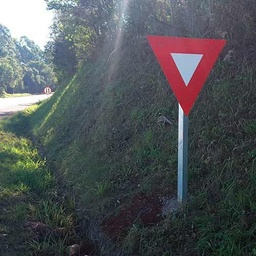
#> input picture Dataset-modificado/02.jpg, 256 x 256 px, shrunk from 500 x 500 before the run; its folder holds only this picture in this run
$ jupyter execute 'Modificação - Implementação.ipynb'
#> lines starting #> are read from the running program, lines starting #| are printed output that depends on the picture; after the words box and inside, x2 and y2 are one past the last pixel; in counts of white or black regions, pixels touching at a corner belong together
<h1>Implementação - Modificação do projeto "Processamento Digital de Imagens Aplicado a Identificação Automática de Placas de Trânsito"</h1>

Esta é a modificação proposta para a implementação do projeto "Processamento Digital de Imagens Aplicado a Identificação Automática de Placas de Trânsito", disponível em: http://ojs.unirg.edu.br/index.php/1/article/view/2280

O artigo foi utilizado como referência para o desenvolvimento deste projeto.

[cell 1]
import imageio
import matplotlib.pyplot as plt
import matplotlib.pyplot as pp
import matplotlib.patches as patches
import numpy as np
import cv2
import os
import math

from collections import deque
from skimage import data
from skimage.color import rgb2hsv
from skimage import filters
from skimage import exposure
from skimage import color, img_as_float
from skimage import measure

<h1>Primeira etapa</h1>

Ao  início  do  algoritmo,  é  lida  a  imagem  de  entrada  (no  espaço  de  cores  padrão RGB), em que se quer verificar a existência de uma placa de parada obrigatória.

[cell 2]
path = os.path.join(os.getcwd(), 'Dataset-modificado')
print(path)

[cell 3]
data_set = []
gray_data_set = []

for caminho, d, file in os.walk(path):
    for filename in file:

        img = cv2.imread(os.path.join(caminho,filename))
#> img is the input picture: shape (256, 256, 3); mean B, G, R 87.2, 84.1, 79.9
        gray = cv2.cvtColor(img,cv2.COLOR_BGR2GRAY)
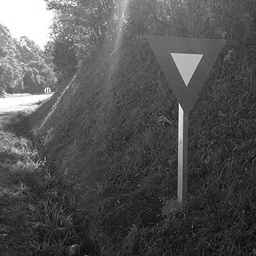
#> gray: shape (256, 256); min 4, max 255, mean 83.2

        data_set.append(img)
        gray_data_set.append(gray)

<h1>Segunda etapa</h1>

Para  a  detecção  de  uma  placa  de  pare,  primeiramente  é  feita  a  separação  dos objetos  em  vermelho  do  restante  da  imagem. Esta  tarefa  é  realizada  convertendo  a imagem  para  o  espaço  de  cores  HSV (função rgb2hsv). Busca-se  por pixels com valores de matiz (hue) 10% mais próximos às extremidades iniciais e finais do conjunto possível de valores representados nesta banda (a matiz armazena as variações cromáticas  da  imagem  de  entrada  com  valores  compreendidos  entre  0  e 1) e com  um valor  de  saturação acima  de 50% (pois procura-se por cores mais puras). Isto  gera  uma máscara que é aplicada à imagem original separando os objetos com cor predominantemente vermelha dos demais objetos presentes na  imagem.

[cell 4]
def red_detection(img):
    img_hsv = cv2.cvtColor(img, cv2.COLOR_BGR2HSV)

    ## Gen lower mask (0-5) and upper mask (175-180) of RED
    mask1 = cv2.inRange(img_hsv, (0,50,20), (5,255,255))
    mask2 = cv2.inRange(img_hsv, (175,50,20), (180,255,255))

    ## Merge the mask and crop the red regions
    mask = cv2.bitwise_or(mask1, mask2 )
    croped = cv2.bitwise_and(img, img, mask=mask)

    return mask, croped

Para finalizar, somente são considerados objetos com dimensão de, no mínimo, 10% do tamanho total da imagem. Qualquer objeto detectado, com dimensão inferior a 10% da dimensão da imagem de entrada, é descartado pela chamada da função bwareaopen.

[cell 5]
def dimension10(mask,img):
    blur = cv2.blur(mask,(4,4))
    mask = cv2.threshold(blur, 175 , 250, cv2.THRESH_BINARY)
    mask = mask[1]
    croped = cv2.bitwise_and(img, img, mask=mask)

    return mask, croped

<h1>Terceira Etapa</h1>

Após segmentar um objeto vermelho da imagem, onde uma possível placa de pare estará,  a  imagem  passa  por  um  processo  de detecção  de  bordas  pela  máscara  de gradiente  binário  nesta  imagem  segmentada,  utilizando  o  filtro  de  Sobel  aplicado  com  o auxílio de funções do software.

[cell 6]
def edge(croped):
    edges = cv2.Canny(croped,100,200)

    return edges

Depois  da  aplicação  do  filtro  de Sobel,  é  possível  que  bordas  do mesmo  objeto fiquem  desconectadas.  Então  a  imagem  gerada  é dilatada  para  realizar  a  junção  de bordas de um mesmo objeto. Essa dilatação é feita através da função imdilate do Matlab.

[cell 7]
def sobel(edges):
    kernel = np.ones((3,3),np.uint8)
    dilate = cv2.dilate(edges,kernel,iterations = 1)

    return dilate

<h1>Quarta Etapa</h1>

Como  o  propósito  do  algoritmo  é  detectar  apenas  as  bordas  externas  de  uma possível  placa,  ao  resultado  do  processo  anterior,  é  aplicado outro  operador morfológico para  preencher  o  interior de  objetos conectados  (função imfill), resultando  em  uma imagem  onde todos  os objetos  com  bordas  externas  conectadas  estão  totalmente preenchidos.

[cell 8]
def get_seed(image):
    w, h = image.shape
    semente = np.zeros((w, h))
    semente[:, :3] = 255 # Lateral esquerda
    semente[:, (h-3):] = 255 # Lateral direita

    return semente

[cell 9]
def neighborhood(x, y, w, h):
    lista = deque()

    pontos = [(x-1,y), (x+1, y), (x,y-1), (x,y+1),
              (x-1,y+1), (x+1, y+1), (x-1,y-1), (x+1,y-1),
             ]
    for p in pontos:
        if (p[0]>=0 and p[1]>=0 and p[0]<w and p[1]<h):
            lista.append((p[0], p[1]))

    return lista

[cell 10]
def grow_region(image, reg, epsilon=5):
    w, h = image.shape

    fila = deque()
    for x in range(w):
        for y in range(h):
            if reg[x,y]==255:
                fila.append((x,y))

    while fila:
        ponto = fila.popleft()
        x = ponto[0]
        y = ponto[1]

        v_list = neighborhood(x, y, w, h)
        for v in v_list:
            v_x = v[0]
            v_y = v[1]
            if( (reg[v_x][v_y]!=255) and (abs(image[x][y]-image[v_x][v_y])<epsilon)):
                reg[v_x][v_y] = 255
                fila.append((v_x,v_y))
    return reg

[cell 11]
def close(le):
    kernel = np.ones((4,4),np.uint8)
    closing = cv2.morphologyEx(le, cv2.MORPH_CLOSE, kernel)
    cv2.imwrite('closing.jpg',closing)
    return closing

Posteriormente,  para  melhorar  a  definição  geométrica  do  objeto  detectado  na imagem, é realizada uma erosão com o auxílio da função imerode, cujo resultado é uma imagem mais bem definida do objeto de interesse.

<h1>Quinta Etapa</h1>

Neste  ponto,  espera-se  ter  uma  imagem  binária  com  a  geometria  bem definida  do objeto de interesse (um objeto relativamente grande, na cor vermelha, que não esteja em contato com qualquer extremidade da imagem). Esta imagem é utilizada como entrada no algoritmo de detecção de retas pela transformada de Hough.
Neste algoritmo, o primeiro passo  é  detectar  as  bordas  do  objeto  de entrada  e,  para  isto,  é  utilizado  o  detector  de bordas ótimo de Canny.

[cell 12]
def cannyClose(closing):
    copyClose = np.uint8(closing)
    edges = cv2.Canny(copyClose,10,20)

    return edges

Em vez de utilizar a Transformação de Hough, foi utilizado detecção de contornos a partir da borda da segmentação da placa. Para finalizar, é plotado um retângulo ao redor da placa observada, tendo-se como referência  os  pontos  extremos  que  delimitam  (acima,  abaixo,  à esquerda  e  à  direita)  a região provável de localização da placa na imagem de entrada.

As imagens com as placas detectadas são salvas em uma nova pasta.

[cell 13]
def drawContourn(edges,img,a):
    contours, hierarchy = cv2.findContours(edges, cv2.RETR_EXTERNAL, cv2.CHAIN_APPROX_NONE)
    print("Number of Contours found = " + str(len(contours)))
    cv2.drawContours(img, contours, -1, (0, 255, 0), 3)
    for contour in contours:
        # Find bounding rectangles
        x,y,w,h = cv2.boundingRect(contour)

        # Draw the rectangle
        cv2.rectangle(img,(x,y),(x+w,y+h),(255,255,0),2)

    path = os.path.join(os.getcwd(), 'Novas-imagens')
    cv2.imwrite(os.path.join(path,'contourn'+str(a)+'.jpg'),img)

[cell 14]
from tqdm import tqdm

a = 1

for img in tqdm(data_set):
    mask, croped = red_detection(img)
    mask, croped = dimension10(mask,img)
    edges = edge(croped)
    dilate = sobel(edges)

    semente = get_seed(dilate)
    le = grow_region(dilate, semente, epsilon=5)

    closing = close(le)
    edges = cannyClose(closing)
    drawContourn(edges, img, a)

    a += 1
#> this loop made 1 pass
#| Number of Contours found = 2
#> pass 1, in red_detection, `mask1 = cv2.inRange(img_hsv, (0,50,20), (5,255,255))`:
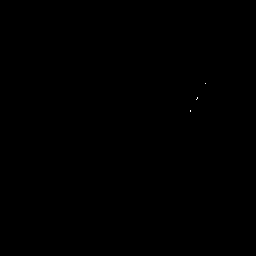
#> mask1: shape (256, 256); 0.01% white in thin lines or dots, all inside (x1, y1, x2, y2) = (190, 83, 206, 112)
#> pass 1, in red_detection, `mask2 = cv2.inRange(img_hsv, (175,50,20), (180,255,255))`:
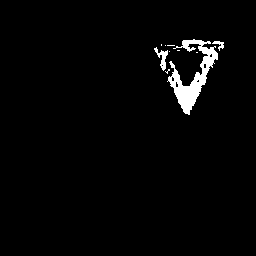
#> mask2: shape (256, 256); 2.3% white; 10 white regions (7 under 20 px), largest, box (x1, y1, x2, y2) and area: (167, 39, 218, 115) 1314, (154, 47, 168, 71) 126, (212, 41, 224, 51) 51
#> after the loop:
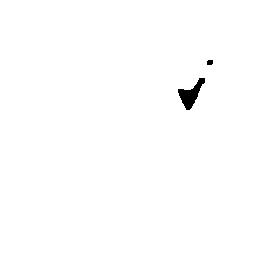
#> closing: shape (256, 256) float64; 99.4% white; 2 black regions, box (x1, y1, x2, y2) and area: (178, 78, 205, 110) 368, (207, 60, 213, 65) 28
#> after the loop:
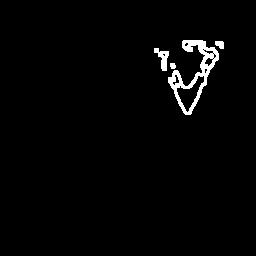
#> dilate: shape (256, 256); 2% white; 4 white regions, box (x1, y1, x2, y2) and area: (168, 40, 219, 115) 1057, (154, 48, 169, 71) 165, (215, 41, 224, 49) 57, (170, 63, 176, 69) 31
#> after the loop:
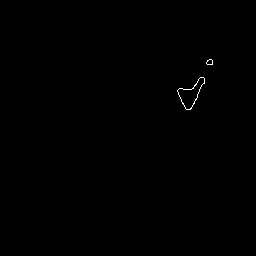
#> edges: shape (256, 256); 0.17% white in thin lines or dots, all inside (x1, y1, x2, y2) = (177, 59, 213, 110)
#> after the loop:
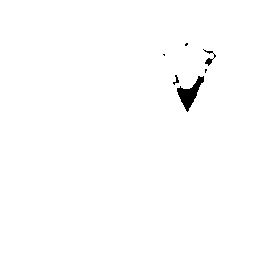
#> le: shape (256, 256) float64; 99.3% white; 6 black regions (3 under 20 px), largest, box (x1, y1, x2, y2) and area: (177, 76, 204, 112) 380, (203, 49, 216, 66) 62, (173, 75, 179, 85) 25

$ run again, on Dataset-modificado/08.jpg
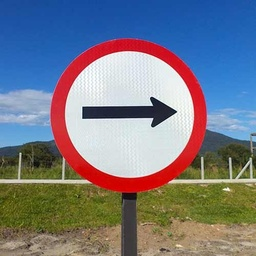
#> input picture Dataset-modificado/08.jpg, 256 x 256 px, shrunk from 500 x 500 before the run
#> img is the input picture: shape (256, 256, 3); mean B, G, R 133.5, 122.6, 119.5
#> the loop `for img in tqdm(data_set):` made 1 pass
#> (printed output is left out)
#> pass 1, in red_detection, `mask1 = cv2.inRange(img_hsv, (0,50,20), (5,255,255))`:
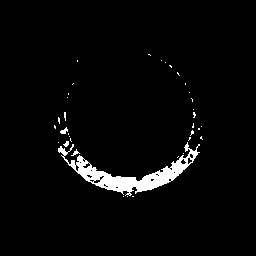
#> mask1: shape (256, 256); 3.2% white; 36 white regions (32 under 20 px), largest, box (x1, y1, x2, y2) and area: (58, 142, 200, 196) 1894, (60, 127, 68, 134) 32, (71, 149, 80, 156) 23, (63, 141, 69, 147) 22
#> after the loop `for img in tqdm(data_set):`:
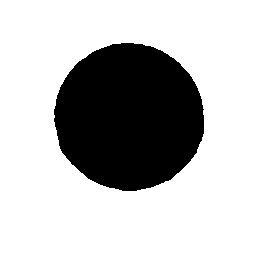
#> le: shape (256, 256) float64; 73.6% white; 1 black region, box (x1, y1, x2, y2) and area: (54, 43, 204, 191) 17320

$ run again, on Dataset-modificado/09.jpg
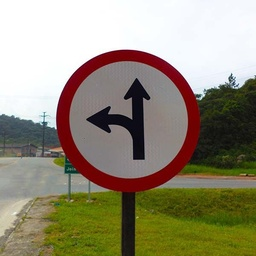
#> input picture Dataset-modificado/09.jpg, 256 x 256 px, shrunk from 600 x 600 before the run
#> img is the input picture: shape (256, 256, 3); mean B, G, R 120.3, 141.8, 148.7
#> the loop `for img in tqdm(data_set):` made 1 pass
#> (printed output is left out)
#> after the loop `for img in tqdm(data_set):`:
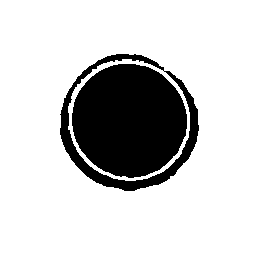
#> le: shape (256, 256) float64; 79.9% white; 2 black regions, box (x1, y1, x2, y2) and area: (72, 64, 187, 178) 10199, (60, 54, 199, 191) 2953
